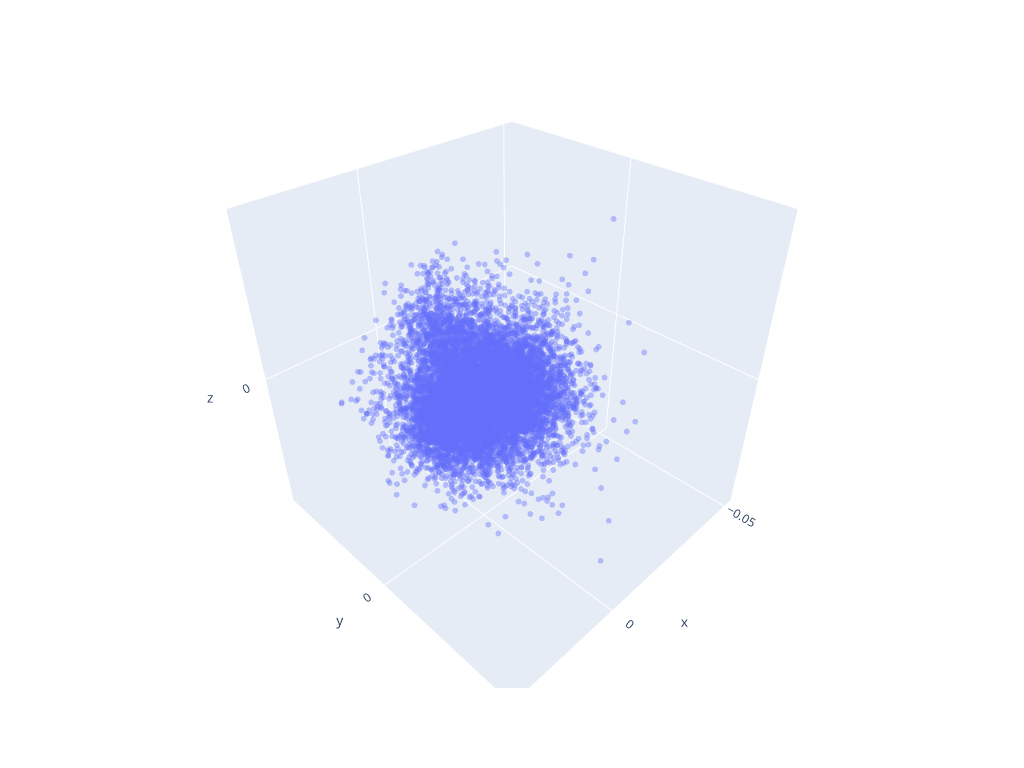

The notebook cell this image was saved under:
### Markdown cell above
# Whitened Data

### Code cell
import plotly.express as px

centered = subset - subset.mean(axis=0)
U, S, Vt = np.linalg.svd(centered, full_matrices=False)
whitened = centered @ Vt.T / S

fig = px.scatter_3d(
    x=whitened[:, 0],
    y=whitened[:, 1],
    z=whitened[:, 2],
    opacity=0.4)
fig.update_traces(marker=dict(size=2))
fig.update_layout(width=1024,
                  height=768, scene=dict(aspectmode='cube'))
fig.show()

### Figure 1 — Plotly figure (JSON) as saved in the notebook; plotly's stock layout.template omitted (floating-point values rounded to 4 significant figures; data arrays with more than 128 entries replaced by an {"elided": "..."} marker saying what was removed)
{"data": [{"hovertemplate": "x=%{x}<br>y=%{y}<br>z=%{z}<extra></extra>", "legendgroup": "", "marker": {"color": "#636efa", "opacity": 0.4, "size": 2, "symbol": "circle"}, "mode": "markers", "name": "", "scene": "scene", "showlegend": false, "type": "scatter3d", "x": {"elided": "10000 float values"}, "y": {"elided": "10000 float values"}, "z": {"elided": "10000 float values"}}], "layout": {"height": 768, "legend": {"tracegroupgap": 0}, "margin": {"t": 60}, "scene": {"aspectmode": "cube", "domain": {"x": [0, 1], "y": [0, 1]}, "xaxis": {"title": {"text": "x"}}, "yaxis": {"title": {"text": "y"}}, "zaxis": {"title": {"text": "z"}}}, "width": 1024}}
